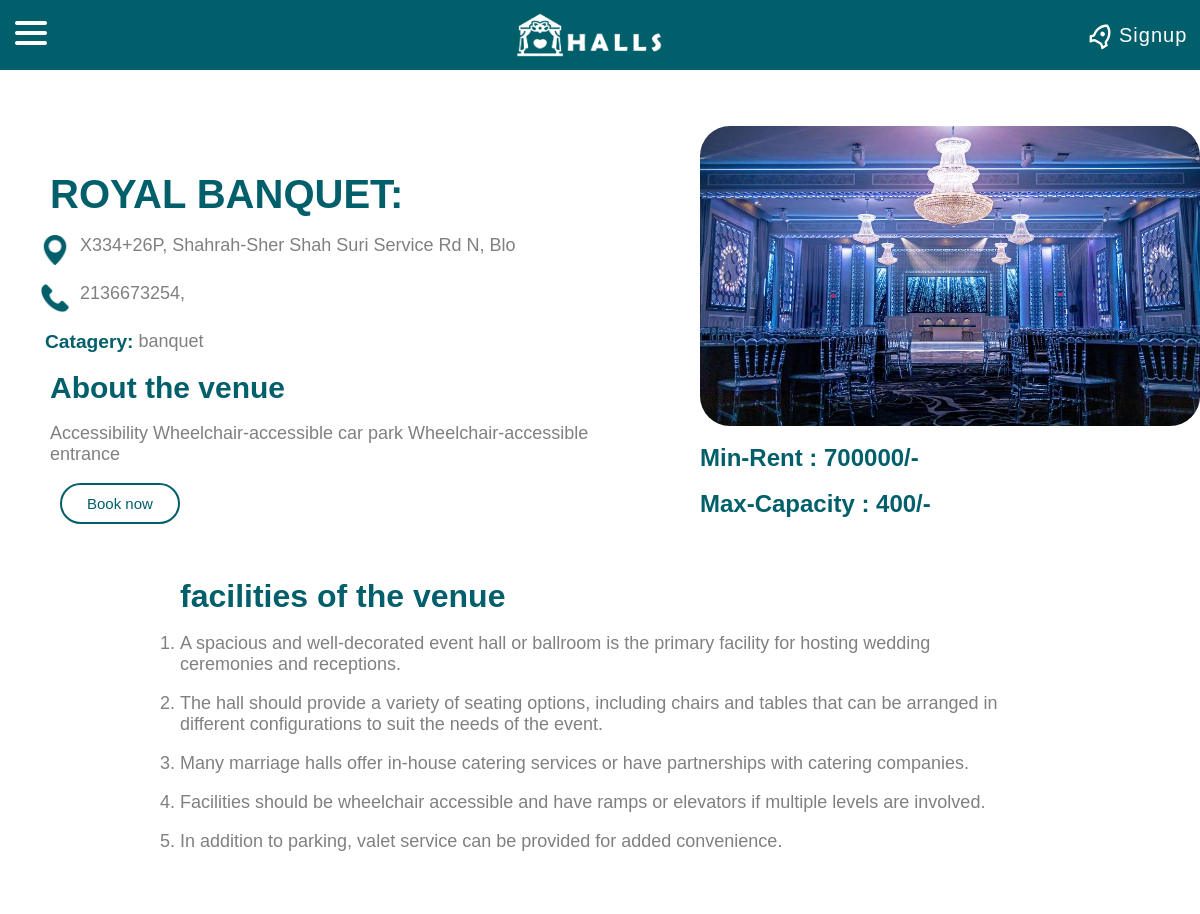
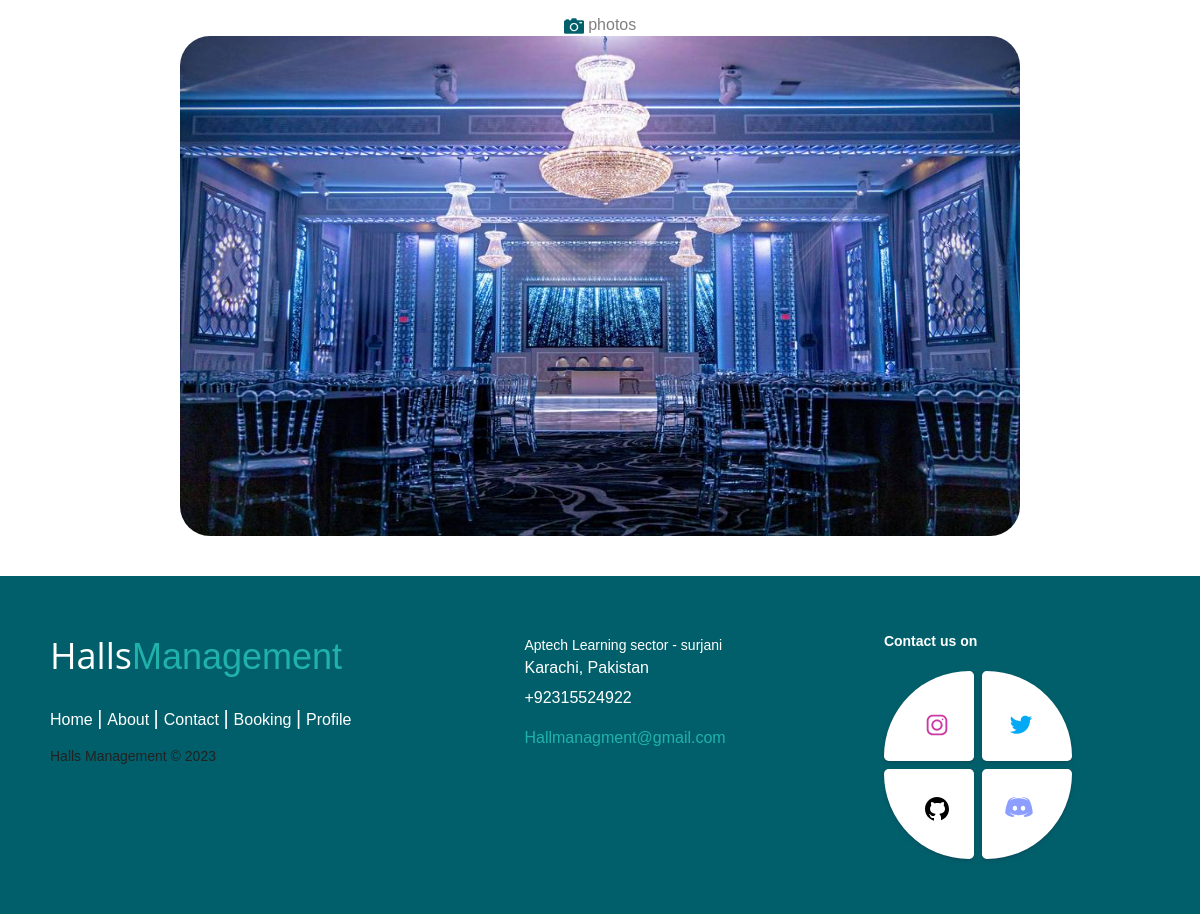
The page /hall1.php?id=3 on the database its author committed (2 pictures, top to bottom).
### tables this page shows
CREATE TABLE `hall` (
  `h_id` int(15) NOT NULL,
  `h_name` varchar(50) NOT NULL,
  `h_contact` int(11) NOT NULL,
  `h_address` varchar(50) NOT NULL,
  `h_category` varchar(50) NOT NULL,
  `h_description` varchar(1000) NOT NULL,
  `minimum_rent` int(11) DEFAULT NULL,
  `Accommodation` int(11) NOT NULL,
  `h_image` varchar(100) NOT NULL
);

### hall1.php (the view, shortened to what this page needs)
<!DOCTYPE html>
<html lang="en">
<head>
    <link rel="stylesheet" href="css/halls.css">
</head>
<body>
      <?php
 include("nav.php");
 ?>
<br><br><br><br><br><br><br>
<div class="hall_details">
   <?php
require_once("connection.php");
?>
  <div class="hall_description2">
  <?php
if(isset($_GET["id"]))
{
  $id= $_GET["id"];
$query = "SELECT * from hall where h_id='".$id."'";
$sel = mysqli_query($con, $query);
while($row = mysqli_fetch_assoc($sel))
{
?>
    <h1> <?php echo $row["h_name"]; ?>:</h1>
    <br>
    <div class="iii"><img src="images/location.png" alt="location:" width="30px" height="30px"><p><?php echo $row["h_address"]; ?></p></div>
    <br>
    <div class="iii"><img src="images/call.png" alt="location:" width="30px" height="30px"><p><?php echo $row["h_contact"]; ?>,</p></div>
    <br>
    <div class="iii"> <h3>Catagery:</h3><p><?php echo $row['h_category'];  ?></p></div>
    <br>
    <h2>About the venue</h2>
    <br>
    <p class="parahall"><?php echo $row["h_description"]; ?></p>
         <br>
         <a href="proceed.php?id=<?php echo $row['h_id']; ?>" class="bkn">Book now</a>
  </div>
  <div class="set">
  <div class="hall_description1">
    <img class="img2" src="images/<?php echo $row['h_image'];  ?>" width="100%" height="300px"/>
  </div><br>
   <h2> Min-Rent : <?php echo $row["minimum_rent"]; ?>/-</h2><br>
  <h2>Max-Capacity : <?php echo $row["Accommodation"]; $_SESSION["Accommodation"] = $row["Accommodation"]; ?>/-</h2>
  </div>
</div>
<div class="fcs">
<div class="facilities">
  <h1>
    facilities of the venue
  </h1>
  <br>
  <ol class="list">
    <li>A spacious and well-decorated event hall or ballroom is the primary facility for hosting wedding ceremonies and receptions. </li><br>
    <li>The hall should provide a variety of seating options, including chairs and tables that can be arranged in different configurations to suit the needs of the event.</li><br>
    <li>Many marriage halls offer in-house catering services or have partnerships with catering companies.  </li><br>
    <li>Facilities should be wheelchair accessible and have ramps or elevators if multiple levels are involved. </li><br>
    <li>In addition to parking, valet service can be provided for added convenience. </li><br>
  </ol>
</div>
</div>
<div class="pic">
    <img src="images/camera.png" width="20px" height="20px"><p>&nbsp;photos</p>
</div>
<center><img src="images/<?php echo $row['h_image'];  ?>" alt="" width="70%" height="500px" class="img3"></center>
<?php   }
}
?>
<br><br>
 <?php
 include("footer.php");
 ?>
</body>
</html>

### css/halls.css (style rules this page uses)
* { padding: 0%; margin: 0; font-family: 'Share Tech', sans-serif; }
.hall_details { display: flex; justify-content: center; align-items: center; }
.hall_description2 img { position: relative; left: 40px; }
.iii { display: flex; flex-direction: row; }
.iii h3 { color: #005f6a; font-size: larger; position: relative; left: 45px; }
.img2 { border-radius: 30px; position: relative; }
.img3 { border-radius: 30px; position: relative; }
.hall_description1 { width: 500px; height: 300px; display: flex; justify-content: flex-start; align-items: flex-start; flex-direction: column; background-size: cover; background-repeat: no-repeat; }
.set h2 { color:#005f6a; }
.hall_description2 { width: 60%; height: 300px; display: flex; justify-content: space-between; align-items: flex-start; flex-direction: column; }
.hall_description2 h1 { color: #005f6a; position: relative; font-size: 40px; left: 50px; }
.hall_description2 h2 { color: #005f6a; position: relative; font-size: 30px; left: 50px; }
.hall_description2 p { color: gray; font-size: large; position: relative; left: 50px; width: 600px; }
.facilities { display: flex; justify-content: center; align-items: flex-start; flex-direction: column; position: relative; margin: 60px; width: 70%; }
.facilities h1 { color: #005f6a; }
.list li { color: gray; font-size: large; }
.fcs { display: flex; justify-content: center; align-items: center; }
.set { display: flex; flex-direction: column; }
.pic { display: flex; justify-content: center; align-self: center; text-align: center; }
.pic p { color: grey; }
.bkn { font-size: 15px; text-decoration: none; color: #005f6a; border: 2px solid #005f6a; padding: 10px 25px; border-radius: 50px; transition: all 0.4s ease-in-out; position: relative; left: 60px; }
::placeholder { color: #ffffff; }

### rows shown on the page
hall: h_name "ROYAL BANQUET", h_address "X334+26P, Shahrah-Sher Shah Suri Service Rd N, Blo", h_contact "2136673254", h_category "banquet", h_description "Accessibility Wheelchair-accessible car park Wheelchair-accessible entrance", h_image (picture), minimum_rent "700000", Accommodation "400"
